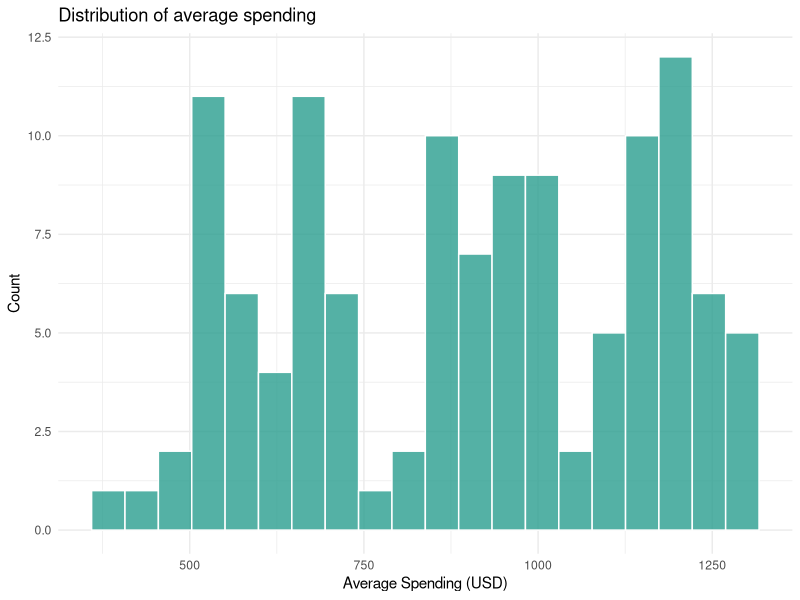
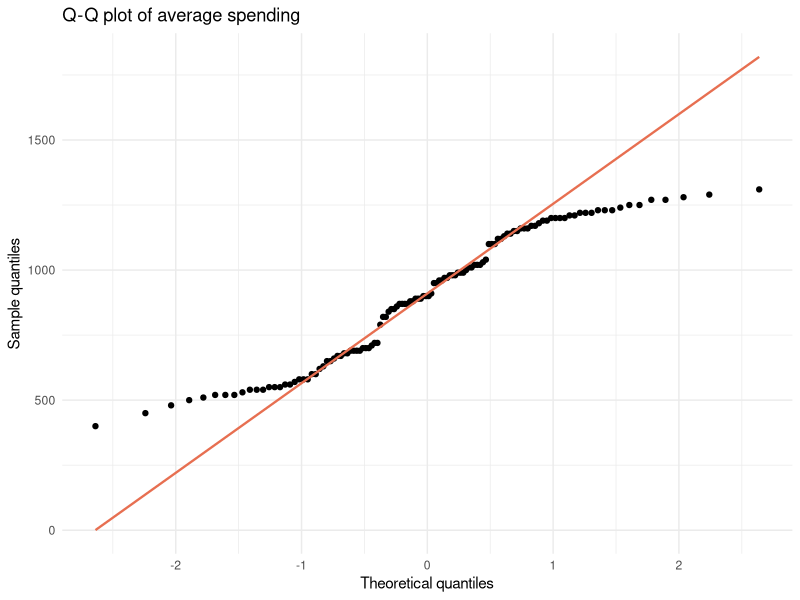
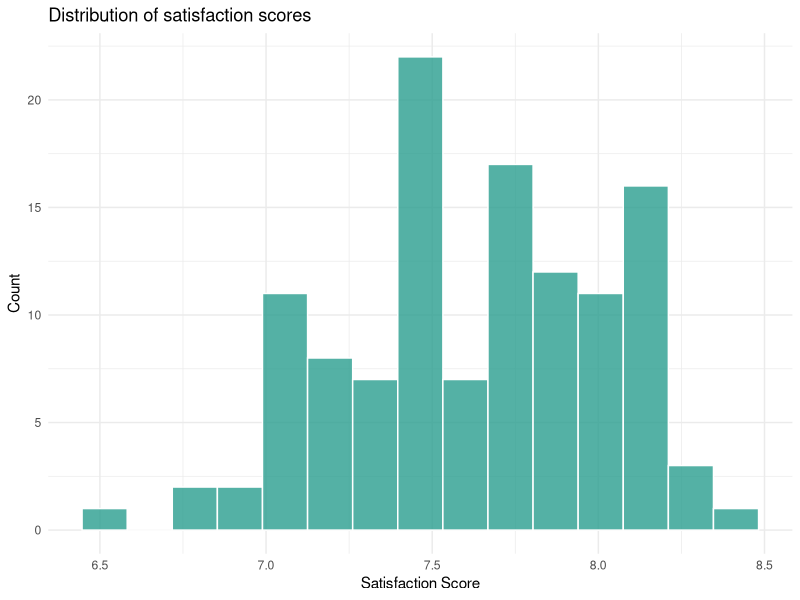
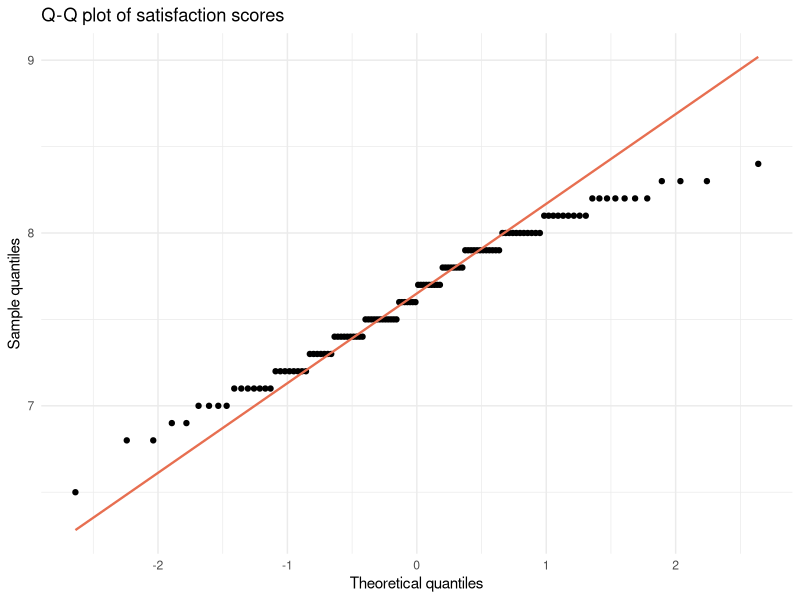
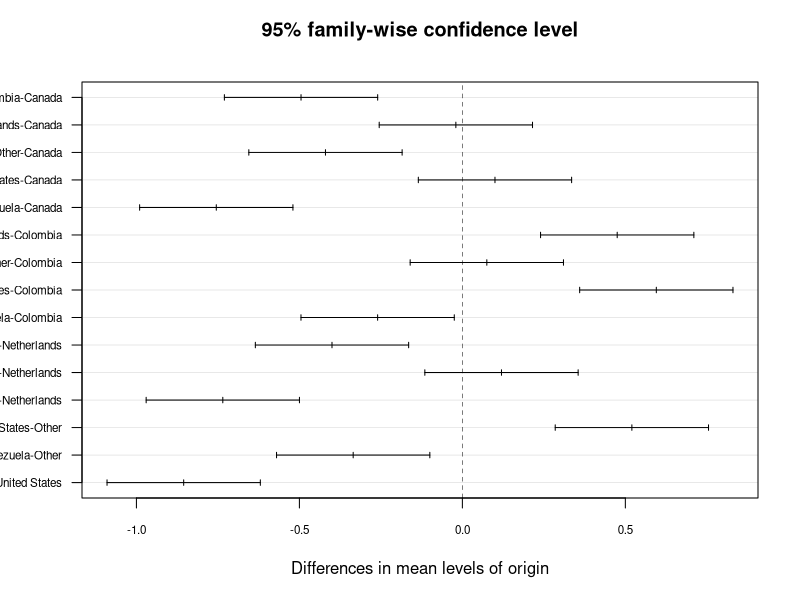
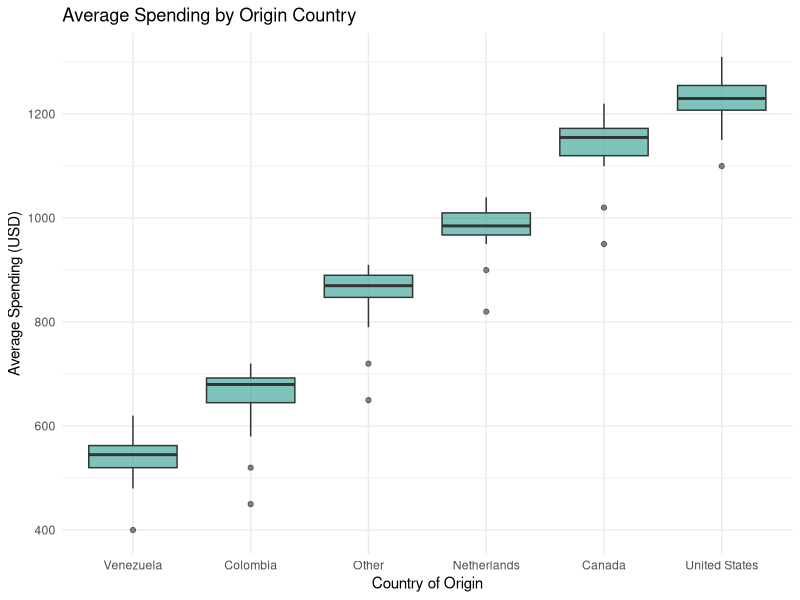
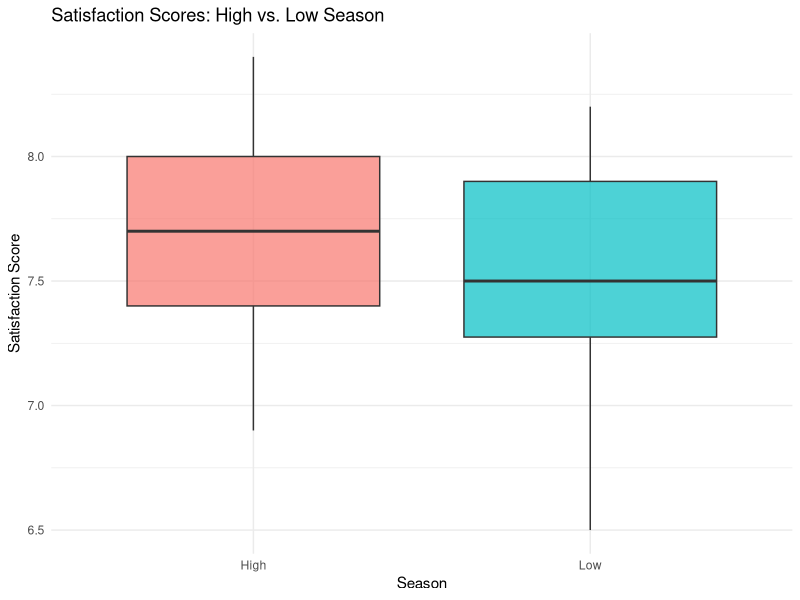
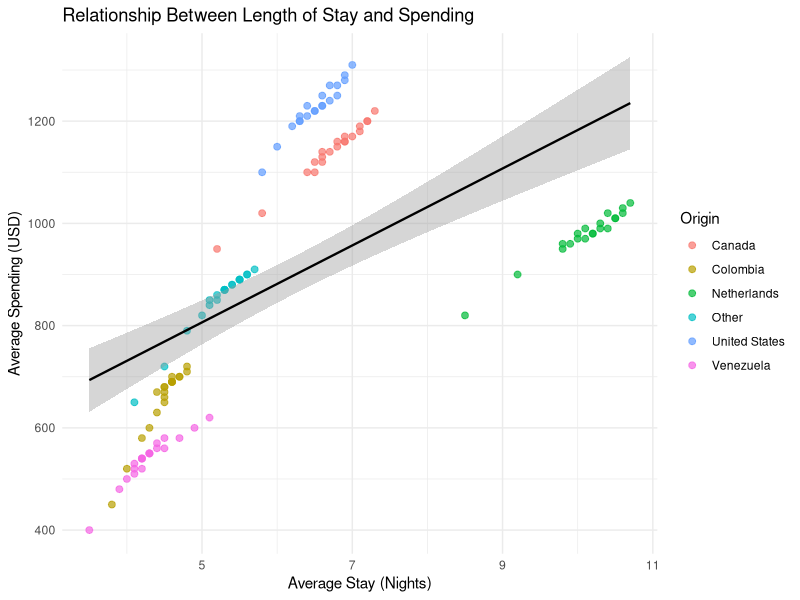

Write the R code that produced these figures, in order.
## ---- chunk 1
library(tidyverse)
library(broom)

visitors <- read_csv("data/aruba_visitors.csv")
## ---- chunk 2
# Iteration: 1
# Histogram of average spending
ggplot(visitors, aes(x = avg_spending_usd)) +
  geom_histogram(bins = 20, fill = "#2a9d8f", color = "white", alpha = 0.8) +
  labs(title = "Distribution of average spending",
       x = "Average Spending (USD)",
       y = "Count") +
  theme_minimal()
## ---- chunk 3
# Iteration: 1
# Q-Q plot of average spending
ggplot(visitors, aes(sample = avg_spending_usd)) +
  stat_qq() +
  stat_qq_line(color = "#e76f51", linewidth = 0.8) +
  labs(title = "Q-Q plot of average spending",
       x = "Theoretical quantiles",
       y = "Sample quantiles") +
  theme_minimal()
## ---- chunk 4
# Iteration: 1
shapiro.test(visitors$avg_spending_usd)
## ---- chunk 5
# Iteration: 1
# 1: Histogram
ggplot(visitors, aes(x = satisfaction_score)) +
  geom_histogram(bins = 15, fill = "#2a9d8f", color = "white", alpha = 0.8) +
  labs(title = "Distribution of satisfaction scores",
       x = "Satisfaction Score",
       y = "Count") +
  theme_minimal()

# 2: Q-Q plot
ggplot(visitors, aes(sample = satisfaction_score)) +
  stat_qq() +
  stat_qq_line(color = "#e76f51", linewidth = 0.8) +
  labs(title = "Q-Q plot of satisfaction scores",
       x = "Theoretical quantiles",
       y = "Sample quantiles") +
  theme_minimal()

# 3: Shapiro-Wilk test
shapiro.test(visitors$satisfaction_score)

# 4: Interpretation depends on the output. With n = 120, the t-test is
# robust to moderate non-normality. Check whether the histogram looks
# roughly symmetric and the Q-Q points stay close to the line.
## ---- chunk 6
# Filter to just the two groups we want to compare
us_nl <- visitors |>
  filter(origin %in% c("United States", "Netherlands"))

# Run the independent-samples t-test
t_result <- t.test(avg_spending_usd ~ origin, data = us_nl)
t_result
## ---- chunk 7
# Get Q1 and Q3 data for each year
q1_data <- visitors |>
  filter(quarter == "Q1") |>
  arrange(year, origin) |>
  pull(hotel_occupancy_pct)

q3_data <- visitors |>
  filter(quarter == "Q3") |>
  arrange(year, origin) |>
  pull(hotel_occupancy_pct)

# Paired t-test
t.test(q1_data, q3_data, paired = TRUE)
## ---- chunk 8
# Fit the ANOVA model
anova_model <- aov(satisfaction_score ~ origin, data = visitors)

# View the ANOVA table
summary(anova_model)
## ---- chunk 9
TukeyHSD(anova_model)
## ---- chunk 10
plot(TukeyHSD(anova_model), las = 1, cex.axis = 0.7)
## ---- chunk 11
cor.test(visitors$avg_spending_usd, visitors$satisfaction_score)
## ---- chunk 12
visitors |>
  select(visitors_stayover, avg_stay_nights, avg_spending_usd,
         hotel_occupancy_pct, satisfaction_score) |>
  cor(use = "complete.obs") |>
  round(3)
## ---- chunk 13
# Iteration: 1
# Create the contingency table
origin_quarter <- table(visitors$origin, visitors$quarter)
origin_quarter
## ---- chunk 14
# Iteration: 1
chi_result <- chisq.test(origin_quarter)
chi_result
## ---- chunk 15
# Iteration: 1
# Expected frequencies (what you'd see under independence)
chi_result$expected |> round(1)
## ---- chunk 16
# Iteration: 1
# Standardized residuals -- large absolute values (> 2) flag notable cells
chi_result$residuals |> round(2)
## ---- chunk 17
# Iteration: 1
# 1: Create spending_level
visitors_spending <- visitors |>
  mutate(spending_level = if_else(
    avg_spending_usd > median(avg_spending_usd), "High", "Low"
  ))

# 2: Contingency table
spending_table <- table(visitors_spending$origin,
                        visitors_spending$spending_level)
spending_table

# 3: Chi-square test
chi_spending <- chisq.test(spending_table)
chi_spending

# 4: Standardized residuals
chi_spending$residuals |> round(2)
# Positive residuals in the "High" column mean that origin country has
# more high-spending rows than expected under independence.
## ---- chunk 18
reg_model <- lm(avg_spending_usd ~ avg_stay_nights + origin, data = visitors)
summary(reg_model)
## ---- chunk 19
# Tidy the t-test result
tidy(t_result)
## ---- chunk 20
# Tidy the regression coefficients
tidy(reg_model)
## ---- chunk 21
# Get model-level statistics (R-squared, F, etc.)
glance(reg_model)
## ---- chunk 22
# Step 1: Descriptive statistics by group
visitors |>
  group_by(origin) |>
  summarise(
    n = n(),
    mean_spending = mean(avg_spending_usd),
    sd_spending = sd(avg_spending_usd),
    mean_satisfaction = mean(satisfaction_score)
  ) |>
  arrange(desc(mean_spending))
## ---- chunk 23
# Step 2: Visualize the distribution
ggplot(visitors, aes(x = reorder(origin, avg_spending_usd, FUN = median),
                     y = avg_spending_usd)) +
  geom_boxplot(fill = "#2a9d8f", alpha = 0.6) +
  labs(title = "Average Spending by Origin Country",
       x = "Country of Origin",
       y = "Average Spending (USD)") +
  theme_minimal()
## ---- chunk 24
# Step 3: ANOVA --- is there a significant difference?
spending_anova <- aov(avg_spending_usd ~ origin, data = visitors)
summary(spending_anova)
## ---- chunk 25
# Step 4: Post-hoc --- which groups differ?
tukey_results <- TukeyHSD(spending_anova)
tidy(tukey_results) |>
  filter(adj.p.value < 0.05) |>
  arrange(adj.p.value)
## ---- chunk 26
# Step 5: Regression --- what predicts spending?
spending_model <- lm(avg_spending_usd ~ avg_stay_nights + origin + year,
                     data = visitors)
tidy(spending_model) |>
  mutate(across(where(is.numeric), ~ round(., 3)))
## ---- chunk 27
# Step 6: Model fit
glance(spending_model) |>
  select(r.squared, adj.r.squared, p.value, AIC)
## ---- chunk 28
# Step 1: Create the season variable
visitors_season <- visitors |>
  mutate(season = if_else(quarter %in% c("Q1", "Q4"), "High", "Low"))

# Step 2: Descriptive statistics
visitors_season |>
  group_by(season) |>
  summarise(
    n = n(),
    mean_satisfaction = mean(satisfaction_score),
    sd_satisfaction = sd(satisfaction_score)
  )

# Step 3: Boxplot
ggplot(visitors_season, aes(x = season, y = satisfaction_score,
                             fill = season)) +
  geom_boxplot(alpha = 0.7) +
  labs(
    title = "Satisfaction Scores: High vs. Low Season",
    x = "Season",
    y = "Satisfaction Score"
  ) +
  theme_minimal() +
  theme(legend.position = "none")

# Step 4: T-test
season_t <- t.test(satisfaction_score ~ season, data = visitors_season)
season_t

# Step 5: Tidy results
tidy(season_t)
## ---- chunk 29
# Step 1: Correlation
cor.test(visitors$avg_stay_nights, visitors$avg_spending_usd)

# Step 2: Scatterplot
ggplot(visitors, aes(x = avg_stay_nights, y = avg_spending_usd)) +
  geom_point(aes(color = origin), alpha = 0.7, size = 2) +
  geom_smooth(method = "lm", color = "black", linewidth = 0.8) +
  labs(
    title = "Relationship Between Length of Stay and Spending",
    x = "Average Stay (Nights)",
    y = "Average Spending (USD)",
    color = "Origin"
  ) +
  theme_minimal()

# Step 3: Regression
stay_model <- lm(avg_spending_usd ~ avg_stay_nights, data = visitors)

# Step 4: Extract results
tidy(stay_model)
glance(stay_model)

# Step 5: Interpretation
# The coefficient for avg_stay_nights tells us:
# for each additional night of stay, average spending increases by
# approximately the "estimate" value in USD, holding all else constant.
